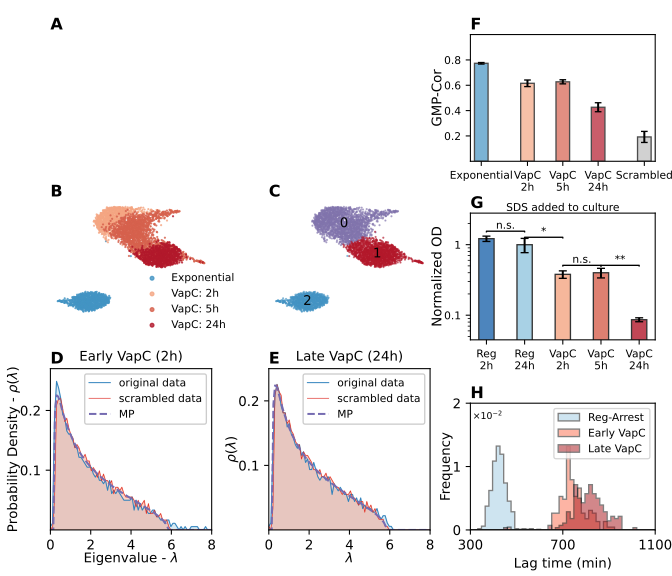

The Python source for this figure:
import matplotlib.pyplot as plt
from mpl_toolkits.axes_grid1.inset_locator import inset_axes
from figure_functions import PanelFigure
import numpy as np
import pandas as pd
import os
from scipy.stats import t
import src.analysis_functions as af
import src.data_functions as df

# ------------------------------------------------------------------
# BUILD FIGURE
# ------------------------------------------------------------------
def get_data_for_plot(path, norm=True, log=False, norm_method='sum', norm_sum=1):
    # get annotated matrix from file
    amat = df.read_from_csv(path)
    # calculate the eigenvalues and plot:
    m = amat.get_filtered_matrix().m
    pcs, pcs1 = af.get_eig_dist(m, norm=norm, log=log, norm_method=norm_method, norm_sum=norm_sum)
    return pcs, pcs1, m.shape[0]


def plot_eigvals(ax, pcs, pcs1, N, x_max, y_max, n_bins, x_label=True, y_label=True):
    # plot the eigenvalue distribution of the normalized filtered matrix
    # define limits and bin number
    P = len(pcs)
    scale = 1  # scale factor for the Marchenko-Pastur distribution
    edges = np.linspace(-0.1, x_max, num=n_bins)

    # remove zeros in pcs and pcs1
    # if alpha>1 adjust the scale factor to match theoretical results
    if P / N > 1:
        scale = N / P
        pcs = pcs[pcs != 0]
        pcs1 = pcs1[pcs1 != 0]

    # first plot
    counts, bins = np.histogram(pcs, bins=edges, density=True)
    ax.plot(bins[1:], scale * counts, color='#3182bd', linewidth=.75, label='original data')
    ax.fill_between(bins[1:], scale * counts, 0, color='#9ecae1', alpha=.4)
    # second plot
    counts, bins = np.histogram(pcs1, bins=edges, density=True)
    ax.plot(bins[1:], scale * counts, color='#de2d26', linewidth=.5, label='scrambled data')
    ax.fill_between(bins[1:], scale * counts, 0, color='#fc9272', alpha=.4)
    # plot analytical Marchenko-Pastur distribution
    x = np.linspace(-0.1, x_max, 100)
    y = [af.mp_distribution(val, P / N) for val in x]
    ax.plot(x, y, color='#756bb1', linestyle='dashed', label='MP')
    # labels and limits
    if x_label:
        ax.set_xlabel("$\lambda$", fontsize=fsize, labelpad=0)
    if y_label:
        ax.set_ylabel(r"$\rho(\lambda)$", fontsize=fsize, labelpad=0)
    ax.set_ylim(0, y_max)
    ax.set_xlim(0, x_max)
    # set x_ticks with difference of 2
    ax.set_xticks(np.arange(0, (x_max // 2) * 2 + 2, 2))
    # set y_ticks with difference of 0.1
    ax.set_yticks([0.1,0.2])
    ax.legend(facecolor='white', framealpha=1, fontsize=fsize-2, loc='upper right')
    # set the font size of the ticks
    ax.tick_params(axis='both', which='major', labelsize=fsize)


def panel_B(ax):
    data = pd.read_csv(os.path.join(root_dir, 'scanpy', 'umap_coordinates_vapc.csv'), index_col=0,
                       header=0)

    # scatter plot
    exp_data = data[data['batch'] == 'exp']
    t2_data = data[data['batch'] == 'T2']
    t5a_data = data[np.logical_or(data['batch'] == 'T5A', data['batch'] == 'T5B')]
    dis_data = data[data['batch'] == 'TON']
    colors = ['#4393c3', '#f4a582', '#d6604d', '#b2182b']
    ax.scatter(exp_data.UMAP_1, exp_data.UMAP_2, color=colors[0], alpha=.8, s=.5, label='Exponential')
    ax.scatter(t2_data.UMAP_1, t2_data.UMAP_2, color=colors[1], alpha=.8, s=.5, label='VapC: 2h')
    ax.scatter(t5a_data.UMAP_1, t5a_data.UMAP_2, color=colors[2], alpha=.8, s=.5, label='VapC: 5h')
    ax.scatter(dis_data.UMAP_1, dis_data.UMAP_2, color=colors[3], alpha=.8, s=.5, label='VapC: 24h')
    ax.legend(fontsize=fsize-2, loc='lower right', bbox_to_anchor=(1.2,-0.2), markerscale=4, frameon=False)
    ax.grid(False)
    for spine in ax.spines.values():
        spine.set_visible(False)
    ax.set_xticks([])
    ax.set_yticks([])

def panel_C(ax):
    # UMAP panel:
    # Load data
    # project directory
    data = pd.read_csv(os.path.join(root_dir, 'scanpy', 'umap_coordinates_vapc.csv'), index_col=0,
                       header=0)
    # scatter plot
    colors = ['#8073ac', '#b2182b', '#4393c3', '#d6604d', '#92c5de']
    # color by cluster
    for i in range(max(data['cluster']) + 1):
        ax.scatter(data[data['cluster'] == i].UMAP_1, data[data['cluster'] == i].UMAP_2, color=colors[i], alpha=.6, s=.5,
                   label=f"Cluster {i + 1}")
        ax.text(data[data['cluster'] == i].UMAP_1.mean(), data[data['cluster'] == i].UMAP_2.mean(), str(i),
                fontsize=fsize, color='k', ha='center', va='center')
    #remove axis spines
    for spine in ax.spines.values():
        spine.set_visible(False)

    ax.grid(False)
    ax.set_xticks([])
    ax.set_yticks([])

def panel_D(ax):
    file_name = 'VapC_biorep_t2A_filtered.csv'
    nbins = 81
    x_max = 8
    y_max = 0.27
    norm = True
    log = False
    norm_method = 'sum'
    norm_sum = 1
    path = os.path.join(root_dir, 'data_for_paper', file_name)
    pcs, pcs1, N = get_data_for_plot(path, norm=norm, log=log, norm_method=norm_method, norm_sum=norm_sum)
    ax.set_title('Early VapC (2h)', fontsize=fsize)
    plot_eigvals(ax, pcs, pcs1, N, x_max, y_max, nbins)
    ax.set_ylabel(r"Probability Density - $\rho(\lambda)$", fontsize=fsize, labelpad=0)
    ax.set_xlabel(r"Eigenvalue - $\lambda$", fontsize=fsize, labelpad=0)

def panel_E(ax):
    file_name = 'VapC_biorep_tONA_filtered.csv'
    nbins = 81
    x_max = 8
    y_max = 0.25
    norm = True
    log = False
    norm_method = 'sum'
    norm_sum = 1
    path = os.path.join(root_dir, 'data_for_paper', file_name)
    pcs, pcs1, N = get_data_for_plot(path, norm=norm, log=log, norm_method=norm_method, norm_sum=norm_sum)
    ax.set_title('Late VapC (24h)', fontsize=fsize)
    plot_eigvals(ax, pcs, pcs1, N, x_max, y_max, nbins)

def panel_F(ax):
    # Create bar plot graph from model fit:
    # load data
    dataset_values = os.path.join(root_dir,'scripts','figures','figure5','dataset_summary_no_plasmid_genes.csv')
    scrambled_values = os.path.join(root_dir, 'scripts', 'figures', 'figure3', 'scrambled_GMPcor.csv')
    # read data
    data = pd.read_csv(dataset_values)
    scrambled = pd.read_csv(scrambled_values)
    samples = {'EXP_biorep_t0A','VapC_biorep_t2A','VapC_biorep_t5A', 'VapC_biorep_tONA'}
    labels = ['Exponential','VapC\n2h','VapC\n5h','VapC\n24h']
    # get data for the samples
    data = data[data['sample'].isin(samples)]
    data['time'] = [20, 2, 5, 0]
    # sort data
    colors = ['#4393c3', '#f4a582', '#d6604d', '#b2182b', "#bdbdbd"]
    data = data.sort_values('time', ascending=True)
    bar_width = 0.25
    gap_between_bars = 0.4
    # add the scrambled values
    labels.append('Scrambled')
    means = data['sigma fit'].to_list()
    errors = data['standard error'].to_list()
    means.append(scrambled['GMP-Cor'].mean())
    errors.append(scrambled['GMP-Cor'].std() / np.sqrt(len(scrambled)))  # standard error
    positions = [i * (bar_width + gap_between_bars) for i in range(len(means))]
    # create bar plot of sigma fit values
    positions[0] -= gap_between_bars / 2  # adjust first bar position
    positions[-1] += gap_between_bars / 2 # adjust last bar position
    ax.bar(positions, means, yerr=errors, capsize=2.5, color=colors, edgecolor='black',
           alpha=0.7, width=bar_width)

    # set positions of bars
    ax.set_xticks(positions)
    ax.set_xticklabels(labels, rotation=0, fontsize=fsize-2, ha='center')
    ax.set_ylabel('GMP-Cor', fontsize=fsize, labelpad=0)
    ax.set_yticks([0.2, 0.4, 0.6, 0.8])
    ax.tick_params(axis='both', which='major', labelsize=fsize-2)
    ax.set_ylim([0, 1])
    ax.set_xlim([positions[0] - gap_between_bars/2, positions[-1] + gap_between_bars/2])


def panel_G(ax):
    path = os.path.join(root_dir,'scripts','figures','figure5','normalizedOD_at_20h.csv')
    data = pd.read_csv(path, header=0,
                       index_col=0)

    data_dict = {}  # will hold (group_mean, group_SE) for plotting
    bio_means = {}  # stores list of biological-replicate means per group (for tests)

    for col in data.columns:
        X = data[col].dropna().to_numpy()
        means = []
        errors = []
        for i in range(int(len(X) / 2)):
            biorep = X[2 * i:2 * i + 2]
            means.append(np.mean(biorep))
            errors.append(np.std(biorep, ddof=1) / np.sqrt(2))
        bio_means[col] = means[:]  # keep biological-replicate means

        # your original rule to choose SE (biological vs technical)
        if np.std(means, ddof=1) < np.mean(errors):
            data_dict[col] = (np.mean(means), np.mean(errors))
        else:
            data_dict[col] = (np.mean(means), np.std(means, ddof=1) / np.sqrt(len(means)))

    # --- plotting ---
    labels = list(data_dict.keys())
    plot_colors = ['#2166ac', '#92c5de', '#f4a582', '#d6604d', '#b2182b']

    bar_means = [data_dict[col][0] for col in labels]
    bar_errs = [data_dict[col][1] for col in labels]
    bar_labels = ['Reg\n2h', 'Reg\n24h', 'VapC\n2h', 'VapC\n5h', 'VapC\n24h']
    bars = ax.bar(bar_labels, bar_means, yerr=bar_errs, capsize=3,
                  color=plot_colors[:len(labels)], alpha=0.8, edgecolor='black', width=0.4)

    ax.set_ylabel('Normalized OD', fontsize=fsize, labelpad=0)

    ax.set_yscale('log')
    ax.set_yticks([0.1,1])
    ax.set_yticklabels(['0.1','1'])
    ax.tick_params(axis='both', which='major', labelsize=fsize - 2)
    ax.set_title('SDS added to culture', fontsize=fsize-2, pad=0)
    ax.margins(y=0.2)  # add headroom for significance caps

    # --- significance helpers ---
    def get_pval(means, errors, n1, n2):
        tstat = (means[0] - means[1]) / np.sqrt(errors[0] ** 2 + errors[1] ** 2)
        df = n1 + n2 - 2
        return t.sf(tstat, df)

    def p_to_stars(p):
        if np.isnan(p):   return 'n.s.'
        if p < 1e-4:      return '****'
        if p < 1e-3:      return '***'
        if p < 0.01:      return '**'
        if p < 0.05:      return '*'
        return 'n.s.'

    def add_sig_between(ax, bar1, bar2, text, y_mult=1.15, cap_mult=1.02, text_mult=1.01):
        x1 = bar1.get_x() + bar1.get_width() / 2
        x2 = bar2.get_x() + bar2.get_width() / 2
        y_base = max(bar1.get_height(), bar2.get_height())
        y = y_base * y_mult
        y_cap = y * cap_mult
        ax.plot([x1, x1, x2, x2], [y, y_cap, y_cap, y], lw=1, c='black')
        ax.text((x1 + x2) / 2, y_cap * text_mult, text, ha='center', va='bottom', fontsize=fsize-2)

    # --- compute Welch t-tests between neighbor bars and annotate ---
    for i in range(len(labels) - 1):
        g1, g2 = labels[i], labels[i + 1]
        means = [data_dict[g1][0], data_dict[g2][0]]
        errors = [data_dict[g1][1], data_dict[g2][1]]

        # Welch t-test on biological-replicate means (needs n>=2 ideally)
        p = get_pval(means, errors, len(bio_means[g1]), len(bio_means[g2]))
        print(p)
        add_sig_between(ax, bars[i], bars[i + 1], p_to_stars(p), y_mult=1.25)



def panel_H(ax):
    # vapc lag time distribution
    # Load the data
    conditions = ['CTRLt0', 'VAPCt240', 'VAPCt1400']
    labels = ['Reg-Arrest', 'Early VapC', 'Late VapC']
    data = {}
    colors = ['#9ecae1', '#fb6a4a', '#a50f15']
    plt.style.use('default')

    for condition in conditions:
        path = os.path.join(root_dir, 'scripts', 'figures', 'figure5', condition + '.csv')
        data[condition] = pd.read_csv(path, index_col=False, header=None).to_numpy()
    # plot histograms of lag time
    edges = np.linspace(300, 1100, 51)
    for i, condition in enumerate(conditions):
        x = data[condition].flatten() + 400
        ax.hist(x, bins=edges, color=colors[i], histtype='stepfilled', edgecolor='k', alpha=0.5, label=labels[i],
                 density=True)
    ax.set_xlabel('Lag time (min)', fontsize=fsize)
    ax.set_ylabel(r'Frequency', labelpad=0, fontsize=fsize)
    ax.text(310, 0.0175, r'$\times{10}^{-2}$', fontsize=fsize - 3)
    # set axis label size
    ax.legend(fontsize=fsize-2)
    ax.set_xlim([300, 1100])
    ax.set_xticks([300, 700, 1100])
    ax.set_yticks([0, 0.01, 0.02])
    ax.set_yticklabels([0, 1, 2])
    ax.tick_params(axis='both', which='major', labelsize=fsize)

###
# Build figure 5:
fsize = 10
plt.close("all")
root_dir = os.path.dirname(os.path.dirname(os.getcwd()))
pf = PanelFigure(figsize=(7, 6), label_offset=(0, 0.03))
panel_pos = [
    [0.075, 0.6, 0.5, 0.34],  # A
    [0.075, 0.45, 0.24, 0.2],  # B
    [0.4, 0.45, 0.24, 0.2],  # C
    [0.075, 0.08, 0.24, 0.28],  # D
    [0.4, 0.08, 0.24, 0.28],  # E
    [0.7, 0.72, 0.275, 0.22],  # F
    [0.7, 0.41, 0.275, 0.22],  # G
    [0.7, 0.08, 0.275, 0.22],  # H
]
# panel A:
pf.add_panel(panel_pos[0], hide_axis=True)
# panel B:
pf.add_panel(panel_pos[1], draw_func=panel_B)
# panel C:
pf.add_panel(panel_pos[2], draw_func=panel_C)
# panel C:
pf.add_panel(panel_pos[3], draw_func=panel_D)
# panel D:
pf.add_panel(panel_pos[4], draw_func=panel_E)
# panel E:
pf.add_panel(panel_pos[5], draw_func=panel_F)
# panel F:
pf.add_panel(panel_pos[6], draw_func=panel_G)
# panel G:
pf.add_panel(panel_pos[7], draw_func=panel_H)
pf.save("figure5.svg", dpi=300)
plt.show()
